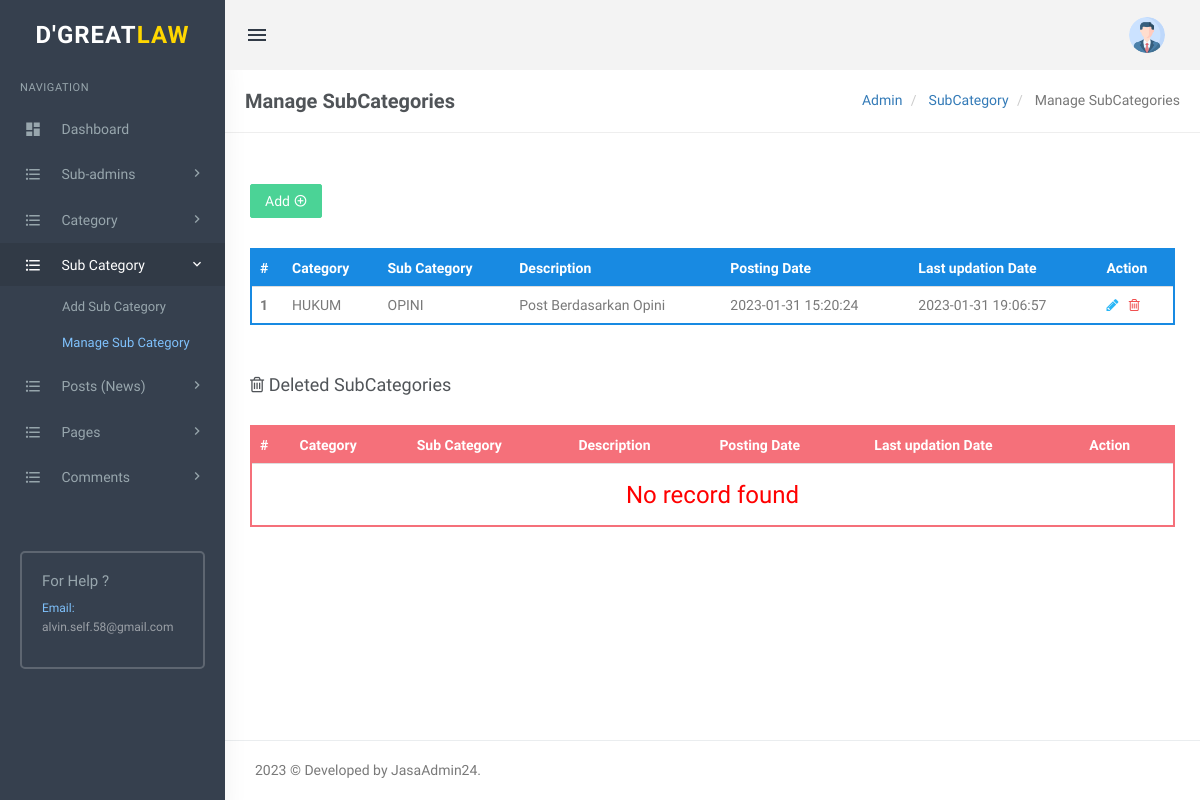
The page /admin/manage-subcategories.php (signed in) on the database its author committed.
### tables this page shows
CREATE TABLE `tblsubcategory` (
  `SubCategoryId` int(11) NOT NULL,
  `CategoryId` int(11) DEFAULT NULL,
  `Subcategory` varchar(255) DEFAULT NULL,
  `SubCatDescription` mediumtext DEFAULT NULL,
  `PostingDate` timestamp NOT NULL DEFAULT current_timestamp(),
  `UpdationDate` timestamp NULL DEFAULT NULL ON UPDATE current_timestamp(),
  `Is_Active` int(1) DEFAULT NULL
);

CREATE TABLE `tblcategory` (
  `id` int(11) NOT NULL,
  `CategoryName` varchar(200) DEFAULT NULL,
  `Description` mediumtext DEFAULT NULL,
  `PostingDate` timestamp NULL DEFAULT current_timestamp(),
  `UpdationDate` timestamp NULL DEFAULT NULL ON UPDATE current_timestamp(),
  `Is_Active` int(1) DEFAULT NULL
);

### admin/manage-subcategories.php (the view, shortened to what this page needs)
<?php
include('includes/config.php');
if(strlen($_SESSION['login'])==0)
  {
header('location:index.php');
}
else{
?>
<!DOCTYPE html>
<html lang="en">
    <head>
        <link href="assets/css/bootstrap.min.css" rel="stylesheet" type="text/css" />
        <link href="assets/css/core.css" rel="stylesheet" type="text/css" />
        <link href="assets/css/components.css" rel="stylesheet" type="text/css" />
        <link href="assets/css/icons.css" rel="stylesheet" type="text/css" />
        <link href="assets/css/pages.css" rel="stylesheet" type="text/css" />
        <link href="assets/css/menu.css" rel="stylesheet" type="text/css" />
        <link href="assets/css/responsive.css" rel="stylesheet" type="text/css" />
		<link rel="stylesheet" href="../plugins/switchery/switchery.min.css">
    </head>
    <body class="fixed-left">
        <div id="wrapper">
<?php include('includes/topheader.php');?>
<?php include('includes/leftsidebar.php');?>
            <div class="content-page">
                <div class="content">
                    <div class="container">
                        <div class="row">
							<div class="col-xs-12">
								<div class="page-title-box">
                                    <h4 class="page-title">Manage SubCategories</h4>
                                    <ol class="breadcrumb p-0 m-0">
                                        <li>
                                            <a href="#">Admin</a>
                                        </li>
                                        <li>
                                            <a href="#">SubCategory </a>
                                        </li>
                                        <li class="active">
                                           Manage SubCategories
                                        </li>
                                    </ol>
                                    <div class="clearfix"></div>
                                </div>
							</div>
						</div>
<div class="row">
<div class="col-sm-6">
</div>
                                    <div class="row">
										<div class="col-md-12">
											<div class="demo-box m-t-20">
<div class="m-b-30">
<a href="add-subcategory.php">
<button id="addToTable" class="btn btn-success waves-effect waves-light">Add <i class="mdi mdi-plus-circle-outline" ></i></button>
</a>
 </div>
												<div class="table-responsive">
                                                    <table class="table m-0 table-colored-bordered table-bordered-primary">
                                                        <thead>
                                                            <tr>
                                                                <th>#</th>
                                                                <th> Category</th>
                                                                <th>Sub Category</th>
                                                                <th>Description</th>
                                                                <th>Posting Date</th>
                                                                  <th>Last updation Date</th>
                                                                <th>Action</th>
                                                            </tr>
                                                        </thead>
                                                        <tbody>
<?php
$query=mysqli_query($con,"Select tblcategory.CategoryName as catname,tblsubcategory.Subcategory as subcatname,tblsubcategory.SubCatDescription as SubCatDescription,tblsubcategory.PostingDate as subcatpostingdate,tblsubcategory.UpdationDate as subcatupdationdate,tblsubcategory.SubCategoryId as subcatid from tblsubcategory join tblcategory on tblsubcategory.CategoryId=tblcategory.id where tblsubcategory.Is_Active=1");
$cnt=1;
$rowcount=mysqli_num_rows($query);
if($rowcount==0)
{
?>
<tr>
<td colspan="7" align="center"><h3 style="color:red">No record found</h3></td>
<tr>
<?php
} else {
while($row=mysqli_fetch_array($query))
{
?>
 <tr>
<th scope="row"><?php echo htmlentities($cnt);?></th>
<td><?php echo htmlentities($row['catname']);?></td>
<td><?php echo htmlentities($row['subcatname']);?></td>
<td><?php echo htmlentities($row['SubCatDescription']);?></td>
<td><?php echo htmlentities($row['subcatpostingdate']);?></td>
<td><?php echo htmlentities($row['subcatupdationdate']);?></td>
<td><a href="edit-subcategory.php?scid=<?php echo htmlentities($row['subcatid']);?>"><i class="fa fa-pencil" style="color: #29b6f6;"></i></a>
	&nbsp;<a href="manage-subcategories.php?scid=<?php echo htmlentities($row['subcatid']);?>&&action=del"> <i class="fa fa-trash-o" style="color: #f05050"></i></a> </td>
</tr>
<?php
$cnt++;
 }} ?>
</tbody>
                                                    </table>
                                                </div>
											</div>
										</div>
									</div>
<div class="row">
<div class="col-md-12">
<div class="demo-box m-t-20">
<div class="m-b-30">
 <h4><i class="fa fa-trash-o" ></i> Deleted SubCategories</h4>
 </div>
<div class="table-responsive">
   <table class="table m-0 table-colored-bordered table-bordered-danger">
                                                        <thead>
                                                            <tr>
                                                                <th>#</th>
                                                                <th>Category</th>
                                                                <th>Sub Category</th>
                                                                <th>Description</th>
                                                                <th>Posting Date</th>
                                                                  <th>Last updation Date</th>
                                                                <th>Action</th>
                                                            </tr>
                                                        </thead>
                                                        <tbody>
<?php
$query=mysqli_query($con,"Select tblcategory.CategoryName as catname,tblsubcategory.Subcategory as subcatname,tblsubcategory.SubCatDescription as SubCatDescription,tblsubcategory.PostingDate as subcatpostingdate,tblsubcategory.UpdationDate as subcatupdationdate,tblsubcategory.SubCategoryId as subcatid from tblsubcategory join tblcategory on tblsubcategory.CategoryId=tblcategory.id where tblsubcategory.Is_Active=0");
$cnt=1;
$rowcount=mysqli_num_rows($query);
if($rowcount==0)
{
?>
<tr>
<td colspan="7" align="center"><h3 style="color:red">No record found</h3></td>
<?php
} else {
while($row=mysqli_fetch_array($query))
{
?>
 <tr>
<th scope="row"><?php echo htmlentities($cnt);?></th>
<td><?php echo htmlentities($row['catname']);?></td>
<td><?php echo htmlentities($row['subcatname']);?></td>
<td><?php echo htmlentities($row['SubCatDescription']);?></td>
<td><?php echo htmlentities($row['subcatpostingdate']);?></td>
<td><?php echo htmlentities($row['subcatupdationdate']);?></td>
<td><a href="manage-subcategories.php?resid=<?php echo htmlentities($row['subcatid']);?>"><i class="ion-arrow-return-right" title="Restore this SubCategory"></i></a>
    &nbsp;<a href="manage-subcategories.php?scid=<?php echo htmlentities($row['subcatid']);?>&&action=perdel"> <i class="fa fa-trash-o" style="color: #f05050"></i></a> </td>
</tr>
<?php
$cnt++;
 } }?>
</tbody>
                                                    </table>
                                                </div>
											</div>
										</div>
									</div>
                    </div>
                </div>
<?php include('includes/footer.php');?>
            </div>
        </div>
    </body>
</html>
<?php } ?>

### admin/assets/css/core.css (style rules this page uses)
body { font-family: 'Varela Round', sans-serif; margin: 0; padding-bottom: 60px; overflow-x: hidden; color: #797979; }
html { position: relative; min-height: 100%; }
.h1, .h2, .h3, .h4, .h5, .h6, h1, h2, h3, h4, h5, h6 { color: #505458; font-family: 'Hind Madurai', sans-serif; margin: 10px 0; }
* { outline: none !important; }
.container { width: auto; }
#wrapper { height: 100%; overflow: hidden; width: 100%; }
.p-0 { padding: 0 !important; }
.m-0 { margin: 0 !important; }
.m-t-20 { margin-top: 20px !important; }
.m-b-30 { margin-bottom: 30px !important; }
.row { margin-right: -10px; margin-left: -10px; }
.col-lg-1, .col-lg-10, .col-lg-11, .col-lg-12, .col-lg-2, .col-lg-3, .col-lg-4, .col-lg-5, .col-lg-6, .col-lg-7, .col-lg-8, .col-lg-9, .col-md-1, .col-md-10, .col-md-11, .col-md-12, .col-md-2, .col-md-3, .col-md-4, .col-md-5, .col-md-6, .col-md-7, .col-md-8, .col-md-9, .col-sm-1, .col-sm-10, .col-sm-11, .col-sm-12, .col-sm-2, .col-sm-3, .col-sm-4, .col-sm-5, .col-sm-6, .col-sm-7, .col-sm-8, .col-sm-9, .col-xs-1, .col-xs-10, .col-xs-11, .col-xs-12, .col-xs-2, .col-xs-3, .col-xs-4, .col-xs-5, .col-xs-6, .col-xs-7, .col-xs-8, .col-xs-9 { padding-left: 10px; padding-right: 10px; }
.breadcrumb { background-color: transparent; margin-bottom: 15px; padding-top: 10px; padding-left: 0; }
.waves-effect { position: relative; cursor: pointer; display: inline-block; overflow: hidden; -webkit-user-select: none; -moz-user-select: none; -ms-user-select: none; user-select: none; -webkit-tap-highlight-color: transparent; vertical-align: middle; z-index: 1; will-change: opacity, transform; -webkit-transition: all 0.3s ease-out; -moz-transition: all 0.3s ease-out; -o-transition: all 0.3s ease-out; -ms-transition: all 0.3s ease-out; transition: all 0.3s ease-out; }
.demo-box { padding: 10px 15px; }

### admin/assets/css/menu.css (style rules this page uses)
.content-page { margin-left: 225px; overflow: hidden; }
.content-page .content { padding: 0 5px 10px 5px; margin-top: 70px; }
.page-title { font-size: 20px; margin-bottom: 0; margin-top: 0; font-weight: 600; }
.page-title-box { padding: 20px; border-bottom: 1px solid #eee; margin: 0 -20px 20px -20px; }
.page-title-box .page-title { margin-bottom: 0; float: left; }
.page-title-box .breadcrumb { float: right; background-color: transparent !important; }

### rows shown on the page
tblsubcategory: CategoryId.CategoryName "HUKUM", Subcategory "OPINI", SubCatDescription "Post Berdasarkan Opini", PostingDate "2023-01-31 15:20:24", UpdationDate "2023-01-31 19:06:57"
